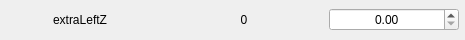
                      <widget class="QFrame" name="frame_72">
                       <property name="minimumSize">
                        <size>
                         <width>465</width>
                         <height>40</height>
                        </size>
                       </property>
                       <property name="maximumSize">
                        <size>
                         <width>465</width>
                         <height>40</height>
                        </size>
                       </property>
                       <property name="frameShape">
                        <enum>QFrame::NoFrame</enum>
                       </property>
                       <property name="frameShadow">
                        <enum>QFrame::Sunken</enum>
                       </property>
                       <layout class="QHBoxLayout" name="horizontalLayout_74">
                        <property name="spacing">
                         <number>5</number>
                        </property>
                        <property name="leftMargin">
                         <number>0</number>
                        </property>
                        <property name="topMargin">
                         <number>0</number>
                        </property>
                        <property name="rightMargin">
                         <number>5</number>
                        </property>
                        <property name="bottomMargin">
                         <number>0</number>
                        </property>
                        <item>
                         <widget class="QLabel" name="label_147">
                          <property name="minimumSize">
                           <size>
                            <width>158</width>
                            <height>0</height>
                           </size>
                          </property>
                          <property name="maximumSize">
                           <size>
                            <width>158</width>
                            <height>16777215</height>
                           </size>
                          </property>
                          <property name="text">
                           <string>extraLeftZ</string>
                          </property>
                          <property name="alignment">
                           <set>Qt::AlignCenter</set>
                          </property>
                         </widget>
                        </item>
                        <item>
                         <widget class="QLabel" name="label_148">
                          <property name="minimumSize">
                           <size>
                            <width>158</width>
                            <height>0</height>
                           </size>
                          </property>
                          <property name="maximumSize">
                           <size>
                            <width>158</width>
                            <height>16777215</height>
                           </size>
                          </property>
                          <property name="text">
                           <string>0</string>
                          </property>
                          <property name="alignment">
                           <set>Qt::AlignCenter</set>
                          </property>
                         </widget>
                        </item>
                        <item>
                         <widget class="QDoubleSpinBox" name="doubleSpinBox_71">
                          <property name="minimumSize">
                           <size>
                            <width>130</width>
                            <height>0</height>
                           </size>
                          </property>
                          <property name="maximumSize">
                           <size>
                            <width>130</width>
                            <height>16777215</height>
                           </size>
                          </property>
                          <property name="styleSheet">
                           <string notr="true"/>
                          </property>
                          <property name="alignment">
                           <set>Qt::AlignCenter</set>
                          </property>
                         </widget>
                        </item>
                       </layout>
                      </widget>
